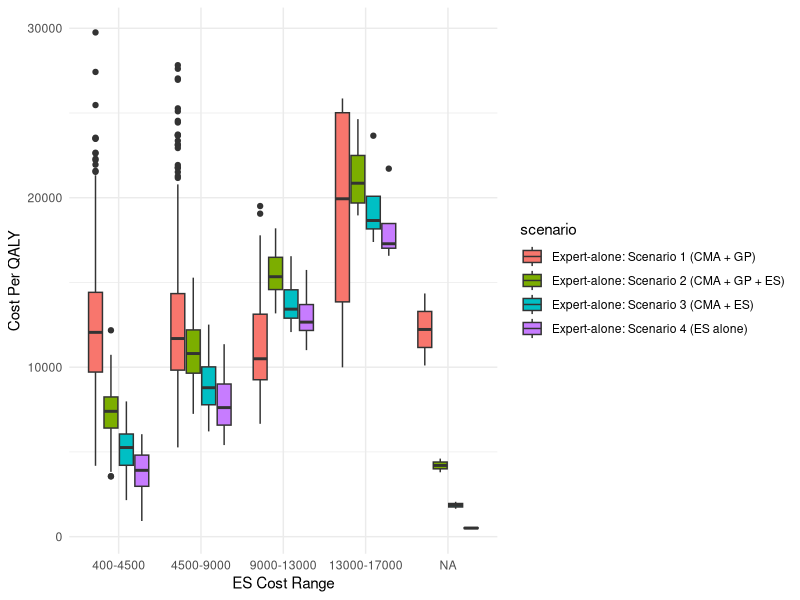
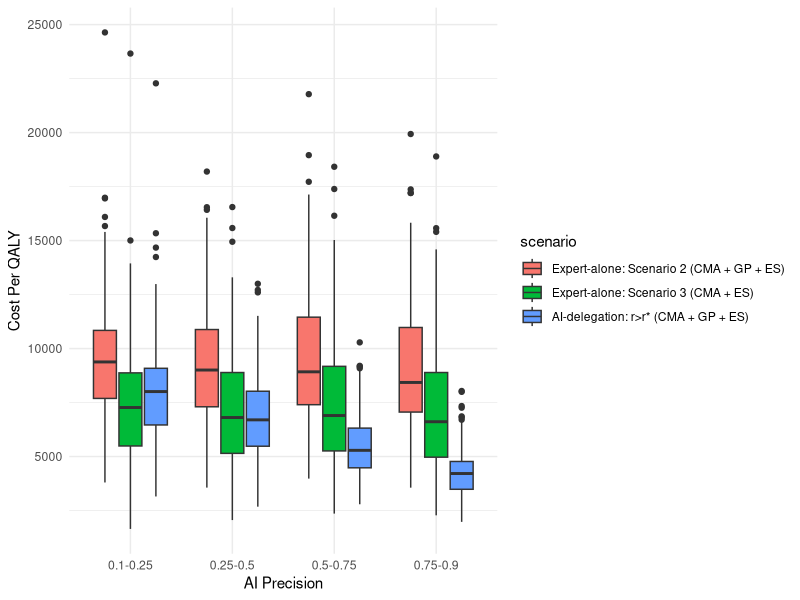
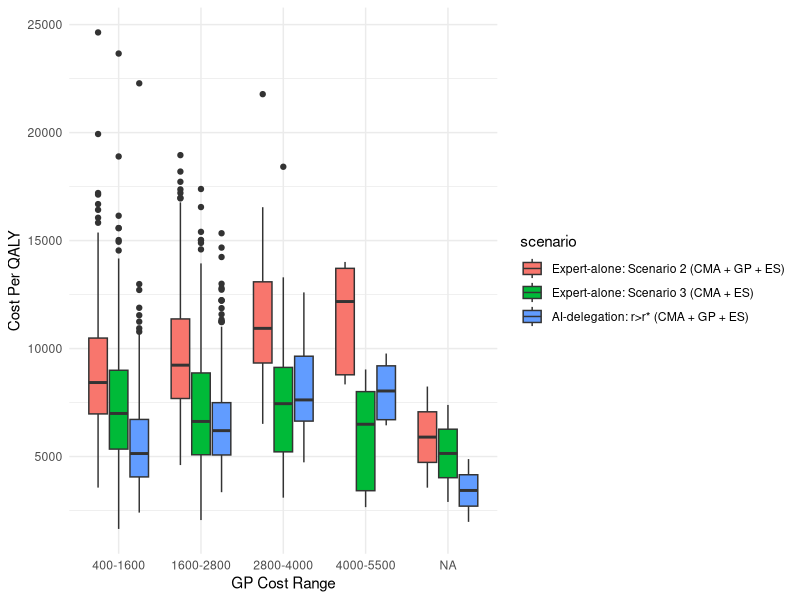

Here is the R script that generated these plots, in order:
## ---- chunk 1
library(tidyverse)
library(ggplot2)
library(dplyr)
library(gridExtra)
library(cowplot)
library(patchwork)
set.seed(123)
## ---- chunk 2
# Define functions
beta_dist <- function(n, mu, sigma){
  a <- mu * ((mu * (1 - mu) / sigma^2) - 1)
  b <- (1 - mu) * ((mu * (1 - mu) / sigma^2) - 1)
  return (rbeta(n, a, b))
}

ppv <- function(se, sp, p){ # se = sensitivity, sp = specificity, p = disease prevalence
  value <- (se * p) / (se * p + ((1 - sp) * (1 - p)))
  return(value) 
}

npv <- function(se, sp, p){
  value <- (sp * (1 - p)) / ((1 - se) * p + sp * (1 - p))
  return (value)
}

# Expected utility
EU <- function(pv, u_t, u_f){   # pv = (PPV OR NPV), u_t = (U_TP OR U_TN), u_f = (U_FP OR U_FN)
  return (pv*u_t + (1-pv)*u_f)
}

# QALY function
qaly <- function(x, tat, u_s0, eu){
  return (tat*u_s0 + (x-tat)*eu)
}
## ---- chunk 3
# Simulate parameters
n <- 1000

# Diagnostic yields
cma_yield <- rbeta(n, 154,1382) # CMA yield
gp_yield <- rbeta(n, 234, 1871)  # gene-panel yield
es_yield_1tier <- rbeta(n, 27, 46)  # WES first-tier yield (mean 0.37)
es_yield_3tier <- rbeta(n, 228, 464) # WES third-tier yield (mean 0.33)
es_yield_2tier <- rbeta(n, 35, 65) # The yield of WES as second-tier test is slightly lower than first-tier but higher than third-tier

# Costs - huge range
expert_fee <- 174.28 # cost at decision node
es_cost <- rgamma(n, shape = 4, scale = 4847.47/4)
cma_cost <- rlnorm(n, meanlog = log(1000)-0.3^2/2, sdlog = 0.3) 
gp_cost <- rlnorm(n, meanlog = log(1600)-0.4^2/2, sdlog = 0.4)

# Sensitivity & Specificity (derive Beta distribution)
cma_se <- 0.9068
cma_sp <- 0.9440
gp_se <- 0.8960
gp_sp <- 0.9250
es_se <- 0.9593
es_sp <- 0.9933

#Disease prevalence (Beta distribution)
p <- 0.1665

# PPV & NPV
cma_ppv <- ppv(cma_se, cma_sp, p)
cma_npv <- npv(cma_se, cma_sp, p)
gp_ppv <- ppv(gp_se, gp_sp, p)
gp_npv <- npv(gp_se, gp_sp, p)
es_ppv <- ppv(es_se, es_sp, p)
es_npv <- npv(es_se, es_sp, p)

# Turnaround time, measured in weeks - huge range
expert_tat <- 4
cma_tat <- sample(c(1:3), size = n, replace = TRUE) # CMA turnaround time: 1-3 weeks
gp_tat <- sample(c(2:6), size = n, replace = TRUE) # GP turnaround time: 2-6 weeks
es_tat <- sample(c(4:12), size = n, replace = TRUE) #ES turnaround time: 4-12 weeks

cma_only_tat <- ((expert_tat + cma_tat)*7)/365
cma_gp_tat <- ((expert_tat*2 + cma_tat + gp_tat)*7)/365
cma_gp_es_tat <- ((expert_tat*3 + cma_tat + gp_tat + es_tat)*7)/365
cma_es_tat <- ((expert_tat*2 + cma_tat + es_tat)*7)/365
es_only_tat <- ((expert_tat + es_tat)*7)/365
ai_tat1 <- ((expert_tat + cma_tat + gp_tat)*7)/365
ai_tat2 <- ((expert_tat + cma_tat + gp_tat + es_tat)*7)/365

# AI precision, assume that it follows a beta distribution with mean 0.87 & SD 0.1
ai_precision <- runif(n,0.1,0.9)

# utility weight (Beta)
u_tp <- runif(n,0.8,0.9)
u_tn <- runif(n, 0.9, 1)
u_fp <- runif(n,0.7,0.8)
u_fn <- runif(n,-0.5,0)
u_s0 <- 0.5

# expected utility for different outcome states
eu_cma_pos <- EU(cma_ppv, u_tp, u_fp) # CMA, positive
eu_gp_pos <- EU(gp_ppv, u_tp, u_fp) # gene-panel, positive
eu_gp_neg <- EU(gp_npv, u_tn, u_fn) # gene-panel, negative
eu_es_pos <- EU(es_ppv, u_tp, u_fp) # ES, positive
eu_es_neg <- EU(es_npv, u_tn, u_fn) # ES, negative
## ---- chunk 4
generate_data <- function(x) {
  # Scenario 1 (CMA + GP, standard testing)
  s1_cost <- cma_cost 
            + expert_fee 
            + (1-cma_yield)*(gp_cost + expert_fee)  #expected cost
  s1_qaly <- cma_yield*qaly(x,cma_only_tat,u_s0,eu_cma_pos) 
            + (1-cma_yield)*(gp_yield*qaly(x,cma_gp_tat,u_s0,eu_gp_pos) 
            + (1-gp_yield)*qaly(x,cma_gp_tat,u_s0,eu_gp_neg)) #expected QALY
  s1_cpq <- s1_cost/s1_qaly # Cost per QALY
  
  # Effective cost for Scenario 2 (CMA + GP + WES)
  s2_cost <- cma_cost + expert_fee + (1-cma_yield)*(gp_cost + expert_fee + (1-gp_yield)*(es_cost + expert_fee))
  s2_qaly <- cma_yield*qaly(x,cma_only_tat,u_s0,eu_cma_pos) + (1-cma_yield)*(gp_yield*qaly(x,cma_gp_tat,u_s0,eu_gp_pos)   + (1-gp_yield)*es_yield_3tier*qaly(x,cma_gp_es_tat,u_s0,eu_es_pos) + (1-gp_yield)*(1-es_yield_3tier)*qaly(x,cma_gp_es_tat,u_s0,eu_es_neg))
  s2_cpq <- s2_cost/s2_qaly
  
  # Effective cost Scenario 3 (CMA + WES) CMA positive, WES pos & neg
  s3_cost <- cma_cost + expert_fee + (1-cma_yield)*(es_cost + expert_fee) 
  s3_qaly <- cma_yield*qaly(x,cma_only_tat,u_s0,eu_cma_pos) + (1-cma_yield)*(es_yield_2tier*qaly(x,cma_es_tat,u_s0,eu_es_pos) + (1-es_yield_2tier)*qaly(x,cma_es_tat,u_s0,eu_es_neg))
  s3_cpq <- s3_cost/s3_qaly
  
  # Effective cost for Scenario 4 (WES alone)
  s4_cost <- es_cost + expert_fee
  s4_qaly <- es_yield_1tier*qaly(x,es_only_tat,u_s0,eu_es_pos) + (1-es_yield_1tier)*qaly(x,es_only_tat,u_s0,eu_es_neg)
  s4_cpq <- s4_cost/s4_qaly
  
  # Effective cost for AI-delegation mode (r > r*)
  ai_cost <- cma_cost + expert_fee + (1-cma_yield)*(gp_cost + (1-ai_precision)*es_cost) #This is only for r > r*
  ai_qaly <- cma_yield*qaly(x,cma_only_tat,u_s0,eu_cma_pos) + (1-cma_yield)*ai_precision*qaly(x,ai_tat1,u_s0,eu_gp_pos) + (1-cma_yield)*(1-ai_precision)*(es_yield_3tier*qaly(x,ai_tat2,u_s0,eu_es_pos) + (1-es_yield_3tier)*qaly(x,ai_tat2,u_s0,eu_es_neg))
  ai_cpq <- ai_cost/ai_qaly
  
  complete_data <- data.frame(
    scenario = rep(c("Expert-alone: Scenario 1 (CMA + GP)", 
                     "Expert-alone: Scenario 2 (CMA + GP + ES)", 
                     "Expert-alone: Scenario 3 (CMA + ES)", 
                     "Expert-alone: Scenario 4 (ES alone)", 
                     "AI-delegation: r>r* (CMA + GP + ES)"), 
                     each = n),
    
    es_cost = rep(es_cost, 5),
    cma_cost = rep(cma_cost, 5),
    gp_cost = rep(gp_cost, 5),
    es_tat = rep(es_tat, 5),
    cma_tat = rep(cma_tat, 5),
    gp_tat = rep(gp_tat, 5),
    u_tp = rep(u_tp, 5),
    u_fp = rep(u_fp, 5),
    u_tn = rep(u_tn, 5),
    u_fn = rep(u_fn, 5),
    expected_cost = c(s1_cost, s2_cost, s3_cost, s4_cost, ai_cost),
    expected_qaly = c(s1_qaly, s2_qaly, s3_qaly, s4_qaly, ai_qaly),
    cost_per_qaly = c(s1_cpq, s2_cpq, s3_cpq, s4_cpq, ai_cpq),
    ai_performance = rep(ai_precision,5),
    number_of_years = rep(x, 5)
  )
  
  complete_data$scenario <- factor(complete_data$scenario, levels = c("Expert-alone: Scenario 1 (CMA + GP)", 
                                                                      "Expert-alone: Scenario 2 (CMA + GP + ES)", 
                                                         "Expert-alone: Scenario 3 (CMA + ES)", 
                                                         "Expert-alone: Scenario 4 (ES alone)", 
                                                         "AI-delegation: r>r* (CMA + GP + ES)"))
  
  return(complete_data)
}
## ---- chunk 5
x <- 1 #number of years in QALY
data <- generate_data(x)
expert_alone <- data %>% filter(scenario != "AI-delegation: r>r* (CMA + GP + ES)")
ai_delegation <- data %>% filter(scenario %in% c("Expert-alone: Scenario 2 (CMA + GP + ES)", 
                                                 "Expert-alone: Scenario 3 (CMA + ES)", 
                                                 "AI-delegation: r>r* (CMA + GP + ES)"))
## ---- chunk 6
summary_stats <- data %>%
  group_by(scenario) %>%
  summarise(
    mean_cost = mean(cost_per_qaly, na.rm = TRUE),
    median_cost = median(cost_per_qaly, na.rm = TRUE),
    min_cost = min(cost_per_qaly),
    max_cost = max(cost_per_qaly),
    sd_cost = sd(cost_per_qaly, na.rm = TRUE),
    n = sum(!is.na(cost_per_qaly)),
    se = sd_cost / sqrt(n),
    ci_lower = mean_cost - 1.96 * se,
    ci_upper = mean_cost + 1.96 * se
  )

## ---- chunk 7
boxplot <- function(data, param, y_var, breaks, labels, x_lab, y_lab){
  
  data <- data %>% mutate(param_bins = cut(data[[param]],
                          breaks = breaks,
                          labels = labels,
                          include.lowest = TRUE))
  
  plot <- ggplot(data, aes(x = param_bins, y = .data[[y_var]], fill = scenario)) + 
    geom_boxplot() + 
    labs(x = x_lab, y = y_lab) + 
    theme_minimal()
  
  return(plot)
}
## ---- chunk 8
# Figure 5a
es_cost_min <- min(expert_alone$es_cost)
es_cost_max <- max(expert_alone$es_cost)

fig5a <- boxplot(expert_alone, "es_cost", "cost_per_qaly", 
                 c(400, 4500, 9000, 13000, 17000), 
                 c("400-4500", "4500-9000", "9000-13000", "13000-17000"),
                 "ES Cost Range", "Cost Per QALY")
fig5a
## ---- chunk 9
# Figure 6a
fig6a <- boxplot(ai_delegation, "ai_performance", "cost_per_qaly",
                 c(0.1, 0.25, 0.5, 0.75, 0.9), 
                 c("0.1-0.25", "0.25-0.5", "0.5-0.75", "0.75-0.9"), 
                 "AI Precision", "Cost Per QALY")
fig6a
## ---- chunk 10
# Figure 6b
gp_cost_min <- min(ai_delegation$gp_cost)
gp_cost_max <- max(ai_delegation$gp_cost)
fig6b <- boxplot(ai_delegation, "gp_cost", "cost_per_qaly", 
                 c(400, 1600, 2800, 4000,5500), 
                 c("400-1600", "1600-2800", "2800-4000", "4000-5500"),
                 "GP Cost Range", "Cost Per QALY")
fig6b
